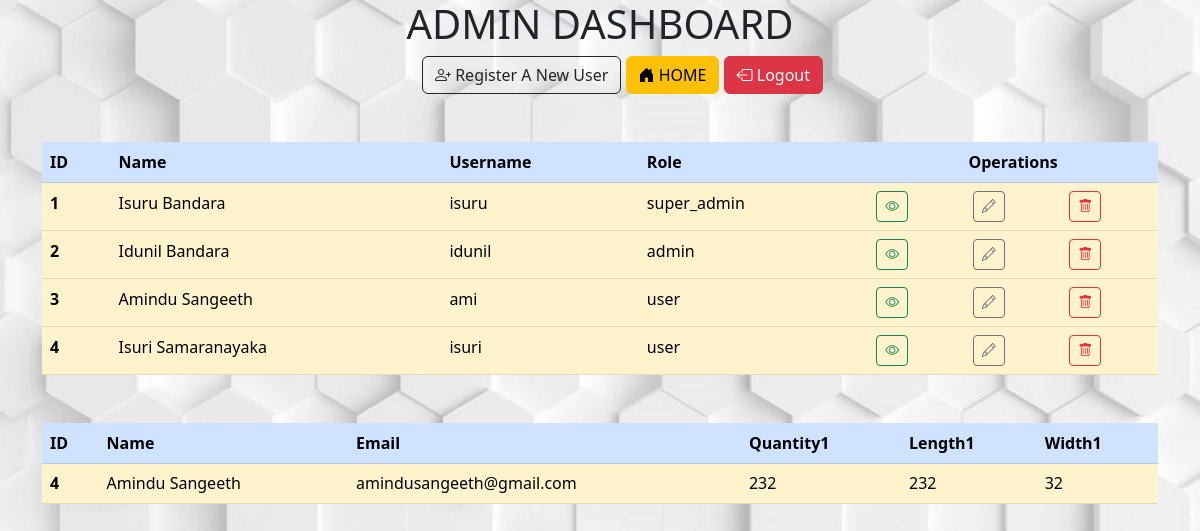
/admin/includes/home.php (signed in), run on the app's committed database.
### tables this page shows
CREATE TABLE `details2` (
  `id` int(10) NOT NULL,
  `Name` varchar(255) NOT NULL,
  `email` varchar(255) NOT NULL,
  `Quantity1` int(255) NOT NULL,
  `Length1` int(255) NOT NULL,
  `Width1` int(255) NOT NULL
);

### admin/includes/home.php (the view, shortened to what this page needs)
<?php include "../header.php"?>
<body style="background: url(../../img/bg.jpg);
	background-size: cover;
	background-position: center;
	background-repeat: no-repeat;">
    <?php
  if ($_SESSION['role'] == 'super_admin'){
?>
    <div class="container">
        <h1 class="text-center">ADMIN DASHBOARD</h1>
        <div class="row ">
            <div class="col-md-4"></div>
            <div class="col-md-8">
                <a href="../../register.php" class='btn btn-outline-dark '> <i class="bi bi-person-plus"></i> Register A
                    New User</a>
                <a href="../../index.php" class="btn btn-warning "><i class="bi bi-house-door-fill"></i> HOME </a>
                <a class="btn btn-danger" href='../../logout.php'><i class="bi bi-box-arrow-left"></i> Logout</a>
            </div>
        </div>
        <table class="table table-primary rounded-4 mt-5 table-hover tablebg">
            <thead>
                <tr>
                    <th scope="col">ID</th>
                    <th scope="col">Name</th>
                    <th scope="col">Username</th>
                    <th scope="col">Role</th>
                    <th scope="col" colspan="3" class="text-center">Operations</th>
                </tr>
            </thead>
            <tbody>
                <tr>
                    <?php
            $query="SELECT * FROM login";
            $view_users= mysqli_query($conn,$query);
            while($row= mysqli_fetch_assoc($view_users)){
              $id = $row['id'];
              $name = $row['name'];
              $username = $row['username'];
              $role = $row['role'];
              echo "<tr class='table-warning'>";
              echo " <th scope='row' >{$id}</th>";
              echo " <td > {$name}</td>";
              echo " <td > {$username}</td>";
              echo " <td >{$role} </td>";
              echo " <td class=''> <a href='view.php?user_id={$id}' class='btn btn-sm btn-outline-success'> <i class='bi bi-eye'></i> </a> </td>";
              echo " <td class='' > <a href='update.php?edit&user_id={$id}' class='btn btn-sm btn-outline-secondary'><i class='bi bi-pencil'></i> </a> </td>";
              echo " <td  class=''>  <a href='delete.php?delete={$id}'\" onClick=\"return confirm('Are you sure you want to delete?')\" class='btn btn-sm btn-outline-danger'> <i class='bi bi-trash'></i> </a> </td>";
              echo " </tr> ";
                  }
                ?>
                </tr>
            </tbody>
        </table>
        <table class="table table-primary rounded-4 mt-5 table-hover tablebg">
            <thead>
                <tr>
                    <th scope="col">ID</th>
                    <th scope="col">Name</th>
                    <th scope="col">Email</th>
                    <th scope="col">Quantity1</th>
                    <th scope="col">Length1</th>
                    <th scope="col">Width1</th>
                </tr>
            </thead>
            <tbody>
                <tr>
                    <?php
            $query="SELECT * FROM details2";
            $view_users= mysqli_query($conn,$query);
            while($row= mysqli_fetch_assoc($view_users)){
              $id = $row['id'];
              $name = $row['Name'];
              $email = $row['email'];
              $Quantity1 = $row['Quantity1'];
              $Length1 = $row['Length1'];
              $Width1 = $row['Width1'];
              echo "<tr class='table-warning'>";
              echo " <th scope='row' >{$id}</th>";
              echo " <td > {$name}</td>";
              echo " <td > {$email}</td>";
              echo " <td >{$Quantity1} </td>";
              echo " <td >{$Length1} </td>";
              echo " <td >{$Width1} </td>";
                  }
                ?>
                </tr>
            </tbody>
        </table>
    </div>
            <?php
    }else {
      header('Location: ../../view.php');
    }
  ?>
            <?php include "../footer.php" ?>
</body>

### admin/header.php (shortened to what this page needs)
<!DOCTYPE html>
<html lang="en">
<head>
	<link href="../css/style.css?v=<?php echo time(); ?>" rel="stylesheet" type="text/css">
	<link rel="stylesheet" href="../../bootstrap/css/bootstrap.css" media="screen">
    <link rel="stylesheet" href="../../bootstrap/css/bootstrap.min.css" media="screen">
<link rel="stylesheet" href="https://cdn.jsdelivr.net/npm/bootstrap-icons@1.3.0/font/bootstrap-icons.css">
</head>
<body>

### admin/footer.php (shortened to what this page needs)
</body>
</html>

### data on the page
details2: id "4", Name "Amindu Sangeeth", email "amindusangeeth@gmail.com", Quantity1 "232", Length1 "232", Width1 "32"

### other printed values
$id "1"
$name "Isuru Bandara"
$username "isuru"
$role "super_admin"
$id "2"
$name "Idunil Bandara"
$username "idunil"
$role "admin"
$id "3"
$name "Amindu Sangeeth"
$username "ami"
$role "user"
$id "4"
$name "Isuri Samaranayaka"
$username "isuri"
